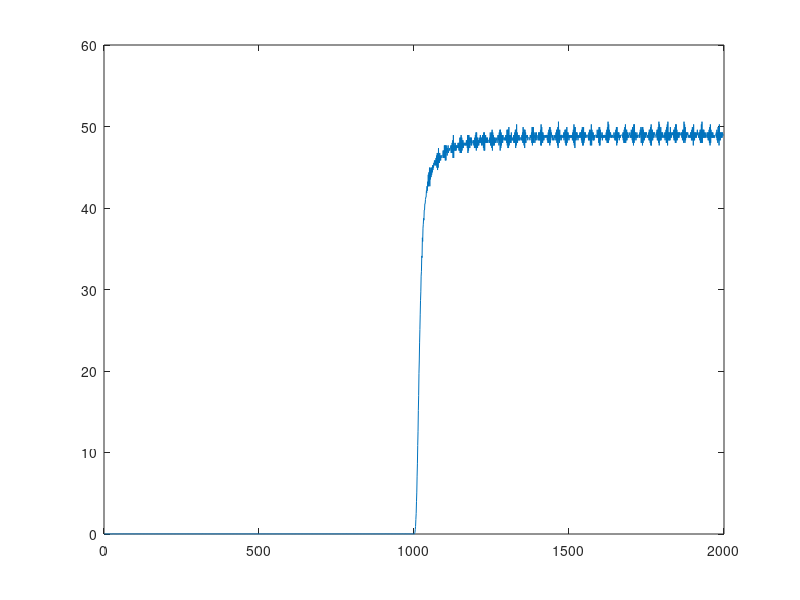

The MATLAB source for this figure:
%% Open a file and plot

y = csvread('data/fig_g_2.csv');
x = linspace(1, 2000, 2000);
plot(x, y);

%b = mean(a);
%plot(x, b);

%% Perform a linear regression

%p = polyfit(x, b, 1);
%hold on;
%y = p(1)*x + p(2);
%plot(x, y);
